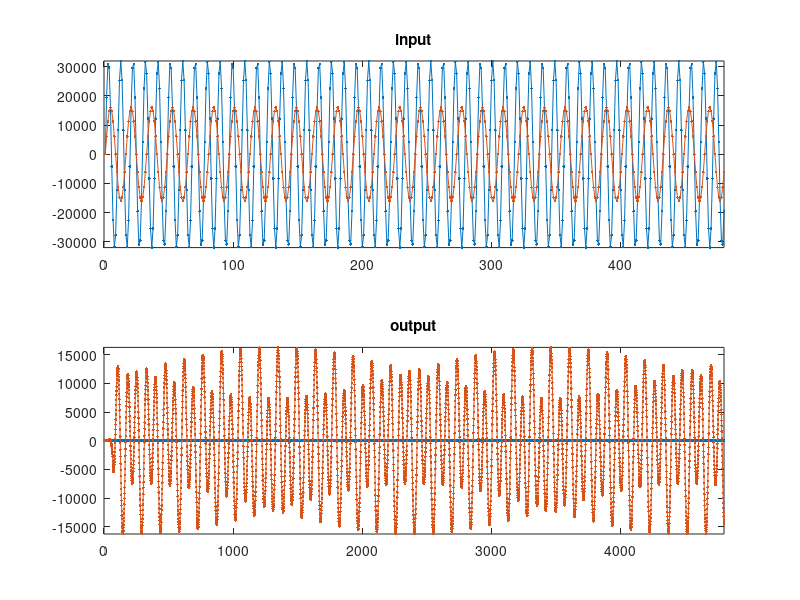

Recreate this plot in MATLAB.
fs = 48000; 
f1 = 5000; f2 =   3000;
A1 = 32000; A2 = 16000;
dur = 0.01;

t = (0:dur*fs-1);

y1 = round(A1*sin(2*pi*f1/fs*t));
y2 = round(A2*sin(2*pi*f2/fs*t));

figure(1);
subplot(2,1,1);
y = [y1' y2'];
plot(y,'.-');
title('input');
axis([0 size(y,1) min(min(y)) max(max(y))]);

fileID = fopen('audio_input.txt','w');
for i=(t+1),
   fprintf(fileID,'%d %d \n',y1(i),y2(i)); 
end; 
fclose(fileID);

disp('move audio_input.txt to ModelSim folder. move back audio_output.txt after sim to matlab folder.'); 
disp('press key, to read in ModelSim output_signal.txt');

pause;
subplot(2,1,2);
z = load('audio_output.txt','-ascii');
plot(z,'.-')
title('output');
axis([0 size(z,1) min(min(z)) max(max(z))]);
